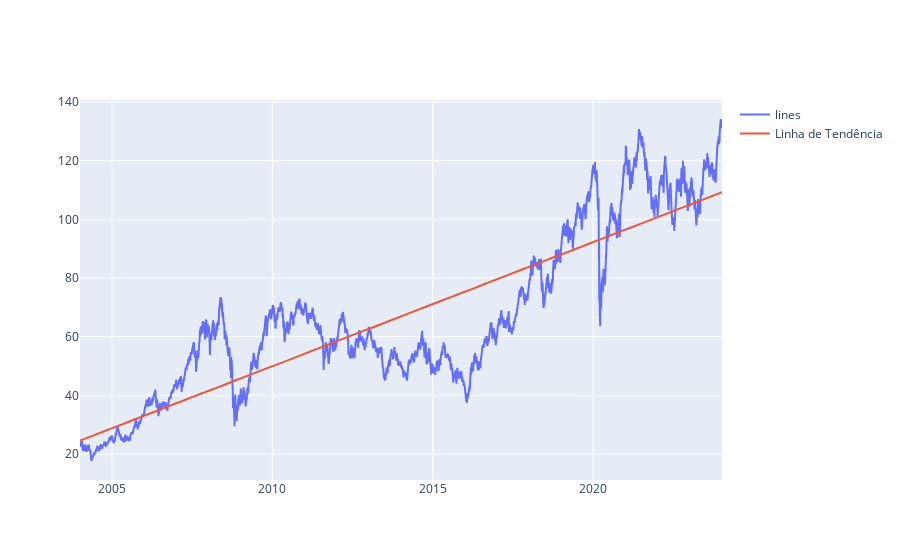

Write notebook code for a chart like this one.
### Markdown cell above
#### Visualizando os valores de fechamento

### Code cell
fig = go.Figure()
fig.add_trace(go.Scatter(x=df.index, y=df['y'], mode='lines', name='lines'))

# Calcular a linha de tendência
x = np.array(range(len(df)))
y = df['y'].values
slope, intercept, r_value, p_value, std_err = stats.linregress(x, y)
line = slope * x + intercept

# Adicionar a linha de tendência ao gráfico
fig.add_trace(go.Scatter(x=df.index, y=line, mode='lines', name='Linha de Tendência'))

fig.update_layout(showlegend=True)
fig.show()

### Figure 1 — Plotly figure (JSON) as saved in the notebook; plotly's stock layout.template omitted (floating-point values rounded to 4 significant figures; data arrays with more than 128 entries replaced by an {"elided": "..."} marker saying what was removed)
{"data": [{"mode": "lines", "name": "lines", "type": "scatter", "x": {"elided": "4957 str values"}, "y": {"elided": "4957 float values"}}, {"mode": "lines", "name": "Linha de Tendência", "type": "scatter", "x": {"elided": "4957 str values"}, "y": {"elided": "4957 float values"}}], "layout": {"showlegend": true}}
